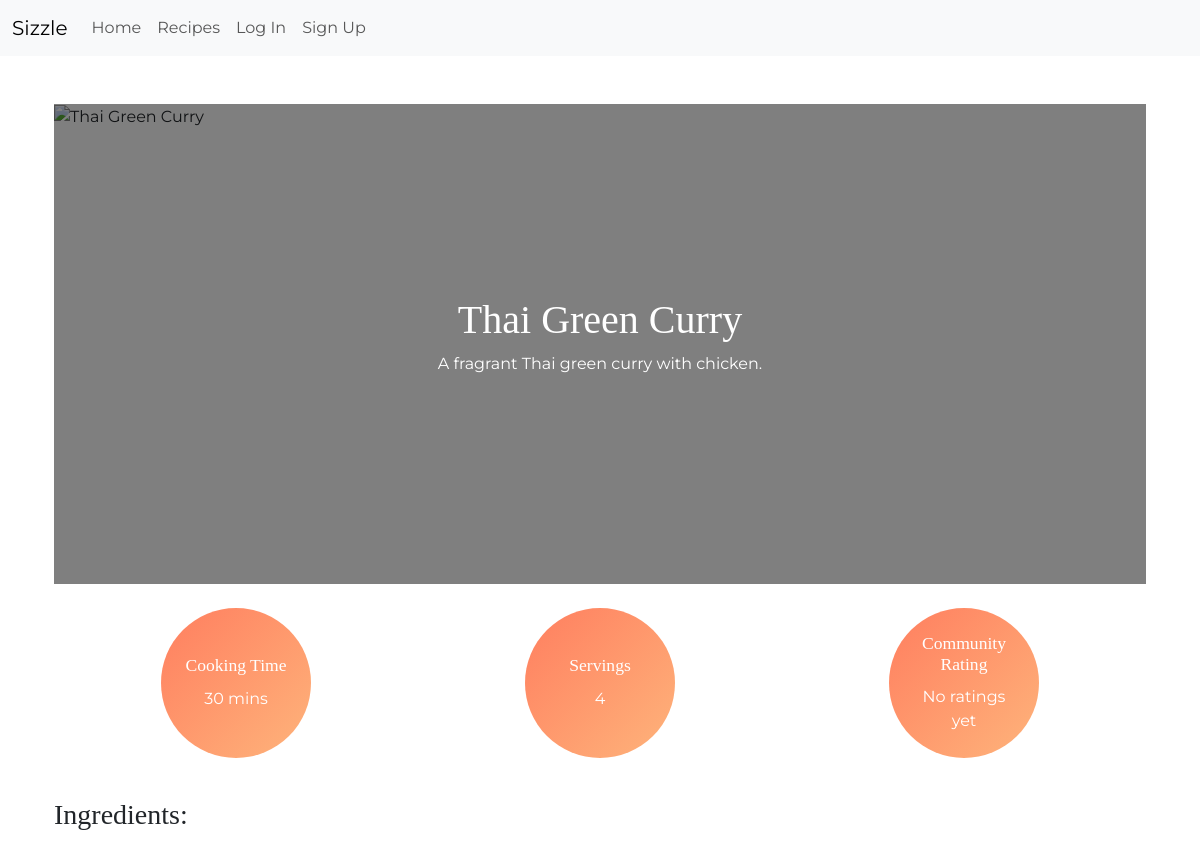
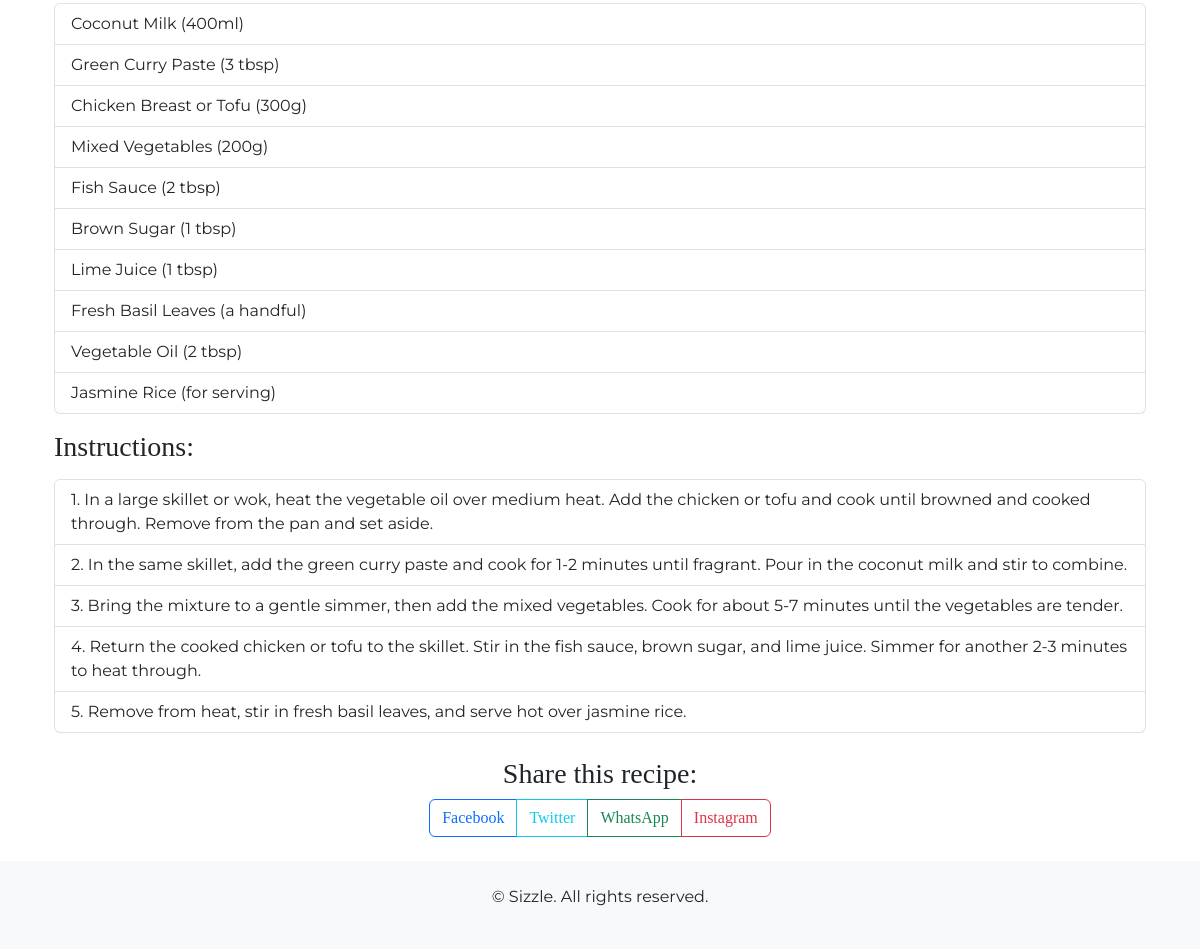
Page /recipe/thai-green-curry-670197/ on the committed database (2 pictures, top to bottom).
### recipes/models.py (models this page shows, shortened)
class Recipe(models.Model):
    title = models.CharField(max_length=40)
    slug = models.SlugField(max_length=35, unique=True)
    author = models.ForeignKey(User, on_delete=models.CASCADE, related_name="user_recipes")
    featured_image = CloudinaryField('image')
    description = models.TextField(max_length=45)
    ingredients = models.TextField(null=True, blank=True)
    instructions = models.TextField()
    cooking_time = models.IntegerField()
    servings = models.IntegerField()
    created_on = models.DateTimeField(auto_now_add=True)
    average_rating = models.FloatField(default=0)
    class Meta:
        ordering = ['-created_on']

### recipes/views.py (the view)
# urls.py: path('recipe/<slug:slug>/', views.recipe_detail, name='recipe_detail'), # Recipe detail page
def recipe_detail(request, slug):
    recipe = get_object_or_404(Recipe, slug=slug)
    existing_rating = None
    if request.user.is_authenticated:
        existing_rating = recipe.ratings.filter(user=request.user).first()
    if request.method == 'POST':
        if request.user.is_authenticated:
            rating_form = RatingForm(request.POST)
            if rating_form.is_valid():
                if existing_rating:
                    existing_rating.score = rating_form.cleaned_data['score']
                    existing_rating.save()
                    messages.success(request, 'Your rating has been updated!')
                else:
                    rating = rating_form.save(commit=False)
                    rating.recipe = recipe
                    rating.user = request.user
                    rating.save()
                    messages.success(request, 'Your rating has been submitted!')
                recipe.update_average_rating()
                return redirect('recipe_detail', slug=slug)
            else:
                messages.error(request, 'Please correct the errors below.')
        else:
            messages.error(request, 'You need to be logged in to rate this recipe.')
            rating_form = RatingForm()
    else:
        rating_form = RatingForm()
    return render(request, 'recipes/recipe_detail.html', {
        'recipe': recipe,
        'rating_form': rating_form,
        'existing_rating': existing_rating,
    })

### templates/recipes/recipe_detail.html (shortened to what this page needs)
{% extends 'base.html' %}
{% load custom_filters %}
{% block content %}
<div class="container mt-5">
    {% if recipe.featured_image %}
    <div class="hero-container mb-4">
        <img src="{{ recipe.featured_image.url }}" alt="{{ recipe.title }}" class="hero-image">
        <div class="hero-overlay">
            <div class="hero-text">
                <h1>{{ recipe.title }}</h1>
                <p>{{ recipe.description }}</p>
            </div>
        </div>
    </div>
    {% endif %}
    <div class="container mt-4">
        <div class="row text-center">
            <div class="col-12 col-md-4 mb-3">
                <div class="info-circle d-flex justify-content-center align-items-center mx-auto">
                    <div>
                        <h4>Cooking Time</h4>
                        <p>{{ recipe.cooking_time }} mins</p>
                    </div>
                </div>
            </div>
            <div class="col-12 col-md-4 mb-3">
                <div class="info-circle d-flex justify-content-center align-items-center mx-auto">
                    <div>
                        <h4>Servings</h4>
                        <p>{{ recipe.servings }}</p>
                    </div>
                </div>
            </div>
            <div class="col-12 col-md-4 mb-3">
                <div class="info-circle d-flex justify-content-center align-items-center mx-auto">
                    <div>
                        <h4>Community Rating</h4>
                        {% if recipe.average_rating %}
                        <p>{{ recipe.average_rating|floatformat:1 }} / 5</p>
                        {% else %}
                        <p>No ratings yet</p>
                        {% endif %}
                    </div>
                </div>
            </div>
        </div>
    </div>
    <div class="recipe-details my-4">
        <h3 class="my-2">Ingredients:</h3>
        <ul class="list-group my-3">
            {% for ingredient in recipe.ingredients.splitlines %}
            <li class="list-group-item">{{ ingredient }}</li>
            {% endfor %}
        </ul>
        <h3 class="my-2">Instructions:</h3>
        <ol class="list-group my-3">
            {% for instruction in recipe.instructions.splitlines %}
            <li class="list-group-item">{{ instruction }}</li>
            {% endfor %}
        </ol>
<div class="social-share text-center mt-4">
    <h3 class="my-2">Share this recipe:</h3>
    <div class="btn-group" role="group" aria-label="Social Media Share Buttons">
        <a href="https://www.facebook.com/sharer/sharer.php?u={{ request.build_absolute_uri }}" target="_blank"
            class="btn btn-outline-primary">Facebook</a>
        <a href="https://twitter.com/intent/tweet?text={{ recipe.title }}&url={{ request.build_absolute_uri }}"
            target="_blank" class="btn btn-outline-info">Twitter</a>
        <a href="https://api.whatsapp.com/send?text={{ recipe.title }} {{ request.build_absolute_uri }}"
            target="_blank" class="btn btn-outline-success">WhatsApp</a>
        <button class="btn btn-outline-danger" data-bs-toggle="modal" data-bs-target="#instagramModal">Instagram</button>
    </div>
</div>
{% endblock %}

### assets/css/style.css (style rules this page uses)
h1, h2, h3, h4, h5, .btn { font-family: 'Playfair Display', serif; }
body, p { font-family: 'Montserrat', sans-serif; }
.hero-container { position: relative; height: 60vh; overflow: hidden; }
.hero-image { width: 100%; height: 100%; object-fit: cover; }
.hero-overlay { position: absolute; top: 0; left: 0; right: 0; bottom: 0; background: rgba(0, 0, 0, 0.5); display: flex; justify-content: center; align-items: center; color: white; }
.hero-text { text-align: center; }
.info-circle { width: 150px; height: 150px; border-radius: 50%; background: linear-gradient(135deg, #ff7e5f, #feb47b); padding: 20px; text-align: center; }
.info-circle h4 { font-size: 1.1rem; margin-bottom: 10px; color: white; }
.info-circle p { margin-bottom: 0; color: white; }

### rows in the picture
Recipe: title "Thai Green Curry", description "A fragrant Thai green curry with chicken.", cooking_time "30", servings "4"

### other values in the picture
{{ ingredient }} "Coconut Milk (400ml)" "Green Curry Paste (3 tbsp)" "Chicken Breast or Tofu (300g)" "Mixed Vegetables (200g)" "Fish Sauce (2 tbsp)" "Brown Sugar (1 tbsp)" "Lime Juice (1 tbsp)" "Fresh Basil Leaves (a handful)" "Vegetable Oil (2 tbsp)" "Jasmine Rice (for serving)"
{{ instruction }} "1. In a large skillet or wok, heat the vegetable oil over medium heat. Add the chicken or tofu and cook until browned and cooked through. Remove from the pan and set aside." "2. In the same skillet, add the green curry paste and cook for 1-2 minutes until fragrant. Pour in the coconut milk and stir to combine." "3. Bring the mixture to a gentle simmer, then add the mixed vegetables. Cook for about 5-7 minutes until the vegetables are tender." "4. Return the cooked chicken or tofu to the skillet. Stir in the fish sauce, brown sugar, and lime juice. Simmer for another 2-3 minutes to heat through." "5. Remove from heat, stir in fresh basil leaves, and serve hot over jasmine rice."
